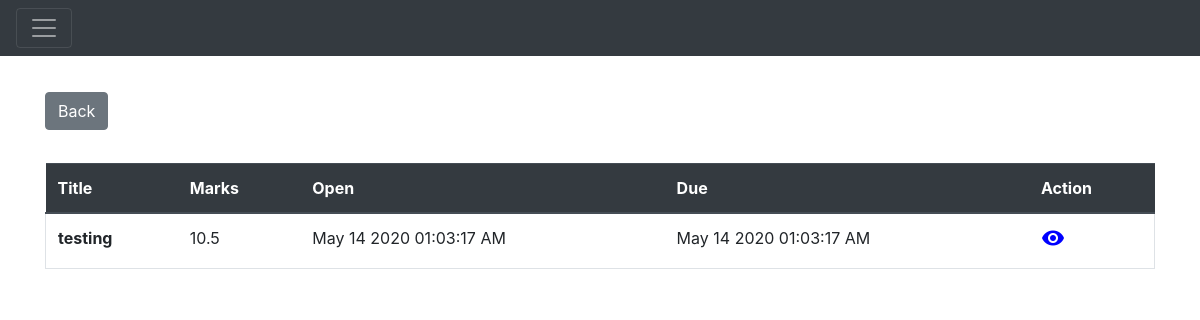
Page /assignments/1 (signed in) on the earlier database version.
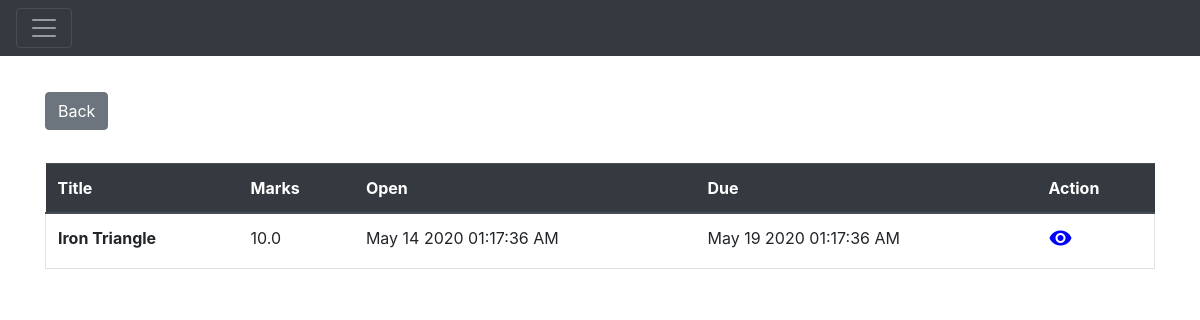
Same page on the later database version.
### Application/models.py (models this page shows)
class Assignment(db.Model):
    __tablename__ = "assignments"
    assignmentId = db.Column(
        db.Integer,
        primary_key=True,
        autoincrement=True
    )
    assignmentName = db.Column(
        db.String(120),
        nullable=False
    )
    assignmentDesc = db.Column(
        db.String(255),
        nullable=False
    )
    assignmentDeadline = db.Column(
        db.DateTime
    )
    courseId = db.Column(db.Integer, db.ForeignKey('courses.courseId'))
    course = relationship("Course", backref="assignments")
    totalMarks = db.Column(db.Float, nullable=False)
    uploadDateTime = db.Column(db.DateTime, nullable=False)

### Application/assignments.py (the view)
@app.route('/assignments/<id>', methods=['GET'])
def getAssignmentsByCourse(id):
    assignments = models.Assignment.query.filter_by(courseId=id).all()
    enrollment = models.Enrollment.query.filter_by(courseId=id, userId=session['id']).first()
    isTeacher = enrollment.enrollmentRole == models.EnrollmentRole.Teacher
    filteredAssignments = []
    for ass in assignments:
        if ass.course.courseId == int(id):
            filteredAssignments.append(ass)
    return render_template('assignments.html', assignments=filteredAssignments, course_id=id, isTeacher=isTeacher)

### Application/templates/assignments.html (shortened to what this page needs)
{% extends 'main.html' %}
{% block head %}
{{ super() }}
{% endblock %}
{% block body %}
{{ super() }}
<div class="container" style="margin-top: 3%">
        <a class="btn btn-secondary" href={{ url_for('coursesite' ,id=course_id) }}>Back</a>
    <table class="table" style="margin-top: 3%">
        <thead class="thead-dark">
        <tr>
            <th scope="col">Title</th>
            <th scope="col">Marks</th>
            <th scope="col">Open</th>
            <th scope="col">Due</th>
            <th scope="col">Action</th>
        </tr>
        </thead>
        <tbody>
        {% for assignment in assignments %}
        <tr class="border">
            <th scope="row">{{assignment.assignmentName}}</th>
            <td>{{assignment.totalMarks}}</td>
            <td>{{assignment.uploadDateTime.strftime("%b %d %Y %r")}}</td>
            <td>{{assignment.assignmentDeadline.strftime("%b %d %Y %r")}}</td>
            <td><a href={{ url_for('getAssignmentDetailById',id=assignment.assignmentId) }}
                >
                <i class="material-icons md-48" style="color:blue;">visibility</i>
                </a>
            </td>
        </tr>
        {% endfor %}
        </tbody>
    </table>
    <br>
</div>
{% endblock %}

Differences in the rows shown:
removed Assignment: assignmentName "testing", totalMarks "10.5", uploadDateTime "May 14 2020 01:03:17 AM", assignmentDeadline "May 14 2020 01:03:17 AM"
added Assignment: assignmentName "Iron Triangle", totalMarks "10.0", uploadDateTime "May 14 2020 01:17:36 AM", assignmentDeadline "May 19 2020 01:17:36 AM"
